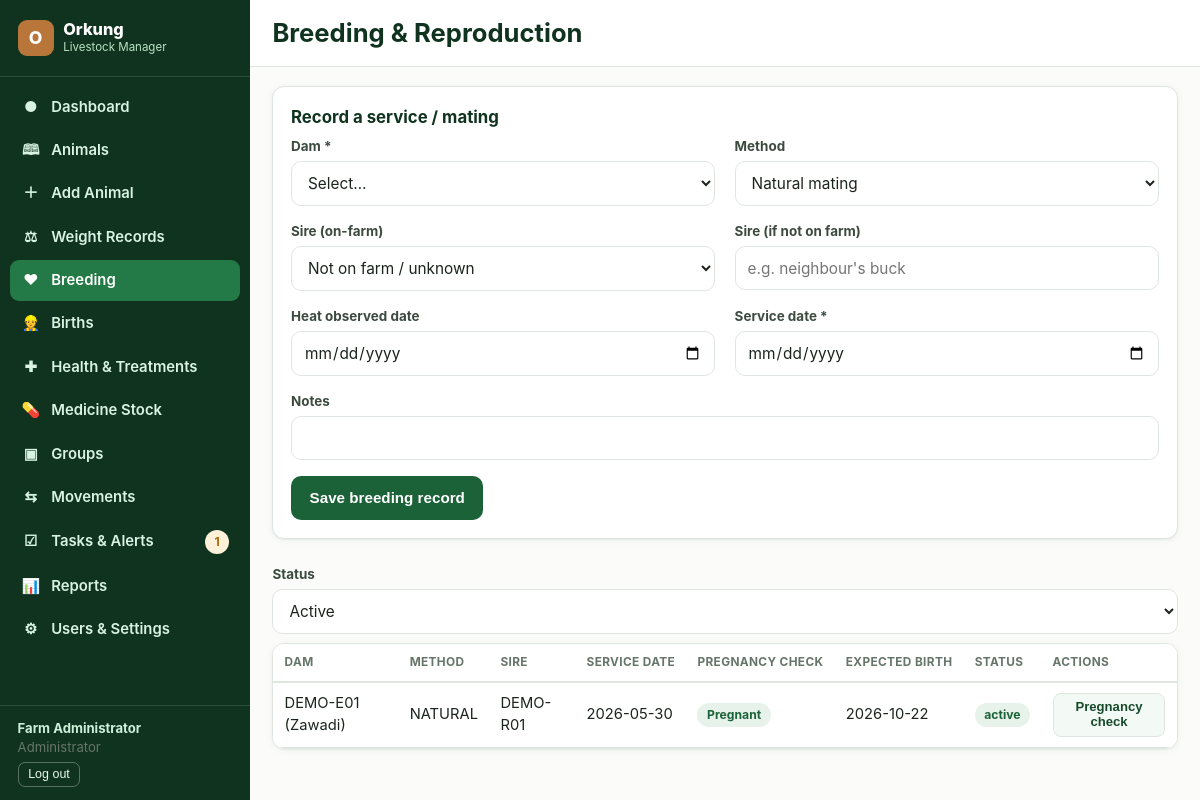
Screenshot of /breeding (signed in) with the database file from the repository.
### tables this page shows
CREATE TABLE users (
    id INTEGER PRIMARY KEY AUTOINCREMENT,
    username TEXT NOT NULL UNIQUE,
    password_hash TEXT NOT NULL,
    full_name TEXT NOT NULL,
    email TEXT,
    role TEXT NOT NULL CHECK(role IN ('admin','manager','worker','viewer','vet')),
    active INTEGER NOT NULL DEFAULT 1,
    created_at TEXT NOT NULL DEFAULT (datetime('now')),
    last_login TEXT
);

CREATE TABLE breeding_records (
    id INTEGER PRIMARY KEY AUTOINCREMENT,
    dam_id INTEGER NOT NULL REFERENCES animals(id),
    sire_id INTEGER REFERENCES animals(id),
    sire_freeform TEXT,                       -- if sire not on-farm/not in register
    method TEXT NOT NULL CHECK(method IN ('natural','ai')),
    heat_observed_date TEXT,
    service_date TEXT,
    pregnancy_check_date TEXT,
    pregnancy_result TEXT CHECK(pregnancy_result IN ('pending','pregnant','not_pregnant') ),
    expected_birth_date TEXT,
    status TEXT NOT NULL DEFAULT 'active' CHECK(status IN ('active','completed','lost','not_pregnant')),
    loss_date TEXT,
    loss_notes TEXT,
    notes TEXT,
    created_by INTEGER REFERENCES users(id),
    created_at TEXT NOT NULL DEFAULT (datetime('now')),
    updated_at TEXT NOT NULL DEFAULT (datetime('now'))
);

CREATE TABLE animals (
    id INTEGER PRIMARY KEY AUTOINCREMENT,
    record_no TEXT NOT NULL UNIQUE,          -- internal record number e.g. ORK-000123
    tag_id TEXT NOT NULL,                    -- ear tag / ID
    eid TEXT,                                -- electronic ID
    name TEXT,
    species_id INTEGER NOT NULL REFERENCES species(id),
    breed_id INTEGER REFERENCES breeds(id),
    sex TEXT NOT NULL CHECK(sex IN ('female','male')),
    dob TEXT,
    dob_estimated INTEGER NOT NULL DEFAULT 0,
    birth_type TEXT,                         -- single/twin/triplet/other
    birth_weight REAL,
    color_markings TEXT,
    sire_id INTEGER REFERENCES animals(id),
    dam_id INTEGER REFERENCES animals(id),
    current_group_id INTEGER REFERENCES groups_(id),
    current_site_id INTEGER REFERENCES sites(id),
    source TEXT NOT NULL DEFAULT 'born_on_farm' CHECK(source IN ('born_on_farm','purchased','transferred_in')),
    acquisition_date TEXT,
    supplier TEXT,
    reproductive_status TEXT NOT NULL DEFAULT 'not_breeding',
    status TEXT NOT NULL DEFAULT 'active' CHECK(status IN ('active','sold','transferred','slaughtered','missing','deceased')),
    status_date TEXT,
    status_notes TEXT,
    photo_path TEXT,
    notes TEXT,
    is_demo INTEGER NOT NULL DEFAULT 0,
    created_by INTEGER REFERENCES users(id),
    created_at TEXT NOT NULL DEFAULT (datetime('now')),
    updated_by INTEGER REFERENCES users(id),
    updated_at TEXT NOT NULL DEFAULT (datetime('now'))
);

### blueprints/breeding.py (the view)
@bp.route("")
@auth.login_required
def index():
    status = request.args.get("status", "active")
    where = ["1=1"]; args = []
    if status and status != "all":
        where.append("br.status=?"); args.append(status)
    rows = db.query(
        f"SELECT br.*, d.tag_id AS dam_tag, d.name AS dam_name, s.tag_id AS sire_tag "
        f"FROM breeding_records br JOIN animals d ON d.id=br.dam_id LEFT JOIN animals s ON s.id=br.sire_id "
        f"WHERE {' AND '.join(where)} ORDER BY br.service_date DESC", tuple(args))
    females = db.query("SELECT * FROM animals WHERE sex='female' AND status='active' ORDER BY tag_id")
    males = db.query("SELECT * FROM animals WHERE sex='male' AND status='active' ORDER BY tag_id")
    return render_template("breeding_index.html", rows=rows, females=females, males=males, status=status)

### auth.py (called while the page is built)
def load_logged_in_user():
    uid = session.get("user_id")
    if uid is None:
        g.user = None
    else:
        g.user = db.query("SELECT * FROM users WHERE id=? AND active=1", (uid,), one=True)
        if g.user is None:
            session.clear()

def login_required(view):
    @wraps(view)
    def wrapped(*args, **kwargs):
        if g.user is None:
            if request.path.startswith("/api/"):
                abort(401)
            return redirect(url_for("auth.login", next=request.path))
        return view(*args, **kwargs)
    return wrapped

def visible_sections(role):
    return NAV_SECTIONS.get(role, set())

### db.py (called while the page is built)
def get_db():
    if "db" not in g:
        g.db = sqlite3.connect(
            current_app.config["DATABASE"],
            detect_types=sqlite3.PARSE_DECLTYPES,
        )
        g.db.row_factory = sqlite3.Row
        g.db.execute("PRAGMA foreign_keys = ON")
    return g.db

def query(sql, args=(), one=False):
    cur = get_db().execute(sql, args)
    rows = cur.fetchall()
    cur.close()
    if one:
        return rows[0] if rows else None
    return rows

### templates/breeding_index.html (shortened to what this page needs)
{% extends "base.html" %}
{% block heading %}Breeding &amp; Reproduction{% endblock %}
{% block content %}
{% if current_user.role in ('admin','manager','worker') %}
<div class="card section">
  <h3>Record a service / mating</h3>
  <form method="post" action="{{ url_for('breeding.add') }}" class="form-grid" data-draft-key="breeding-new">
    <div class="field"><label>Dam *</label>
      <select name="dam_id" required><option value="">Select&hellip;</option>
      </select>
    </div>
    <div class="field"><label>Method</label>
      <select name="method"><option value="natural">Natural mating</option><option value="ai">Artificial insemination</option></select>
    </div>
    <div class="field"><label>Sire (on-farm)</label>
      <select name="sire_id"><option value="">Not on farm / unknown</option>
      </select>
    </div>
    <div class="field"><label>Sire (if not on farm)</label><input type="text" name="sire_freeform" placeholder="e.g. neighbour's buck"></div>
    <div class="field"><label>Heat observed date</label><input type="date" name="heat_observed_date"></div>
    <div class="field"><label>Service date *</label><input type="date" name="service_date" required></div>
    <div class="field" style="grid-column:1/-1;"><label>Notes</label><input type="text" name="notes"></div>
    <div><button class="btn" type="submit">Save breeding record</button></div>
  </form>
</div>
{% endif %}
<div class="toolbar" style="margin-bottom:.6rem;">
  <div class="field">
    <label>Status</label>
    <form method="get"><select name="status" onchange="this.form.submit()">
      <option value="active" {{ 'selected' if status=='active' }}>Active</option>
    </select></form>
  </div>
</div>
<div class="table-wrap">
<table class="data">
  <thead><tr><th>Dam</th><th>Method</th><th>Sire</th><th>Service date</th><th>Pregnancy check</th><th>Expected birth</th><th>Status</th>{% if current_user.role in ('admin','manager','worker') %}<th>Actions</th>{% endif %}</tr></thead>
  <tbody>
  {% for b in rows %}
  <tr>
    <td data-label="Dam">{{ b.dam_tag }}{% if b.dam_name %} ({{ b.dam_name }}){% endif %}</td>
    <td data-label="Method">{{ b.method|upper }}</td>
    <td data-label="Sire">{{ b.sire_tag or b.sire_freeform or '—' }}</td>
    <td data-label="Service date">{{ b.service_date }}</td>
    <td data-label="Pregnancy check">
      {% if b.pregnancy_result == 'pregnant' %}<span class="pill green">Pregnant</span>
      {% elif b.pregnancy_result == 'not_pregnant' %}<span class="pill gray">Not pregnant</span>
      {% else %}<span class="pill amber">Pending</span>{% endif %}
    </td>
    <td data-label="Expected birth">{{ b.expected_birth_date or '—' }}</td>
    <td data-label="Status"><span class="pill {{ 'green' if b.status=='active' else 'gray' }}">{{ b.status }}</span></td>
    {% if current_user.role in ('admin','manager','worker') %}
    <td data-label="Actions">
      {% if b.status == 'active' %}
      <button class="btn small subtle" type="button" onclick="document.getElementById('check-{{ b.id }}').classList.toggle('open')">Pregnancy check</button>
      {% endif %}
    </td>
    {% endif %}
  </tr>
  {% endfor %}
  </tbody>
</table>
</div>
{% endblock %}

### templates/base.html (shortened to what this page needs)
<!doctype html>
<html lang="en">
<head>
<link rel="stylesheet" href="{{ url_for('static', filename='css/style.css') }}">
</head>
<body>
{% macro navlinks() %}
  {% if 'dashboard' in nav %}<a href="{{ url_for('dashboard.index') }}" class="{{ 'active' if request.endpoint=='dashboard.index' }}"><span class="ic">&#9679;</span> Dashboard</a>{% endif %}
  {% if 'animals' in nav %}<a href="{{ url_for('animals.list_view') }}" class="{{ 'active' if request.endpoint and request.endpoint.startswith('animals.') and request.endpoint!='animals.add' }}"><span class="ic">&#128366;</span> Animals</a>{% endif %}
  {% if 'add_animal' in nav %}<a href="{{ url_for('animals.add') }}" class="{{ 'active' if request.endpoint=='animals.add' }}"><span class="ic">&#65291;</span> Add Animal</a>{% endif %}
  {% if 'weights' in nav %}<a href="{{ url_for('weights.index') }}" class="{{ 'active' if request.endpoint and request.endpoint.startswith('weights.') }}"><span class="ic">&#9878;</span> Weight Records</a>{% endif %}
  {% if 'breeding' in nav %}<a href="{{ url_for('breeding.index') }}" class="{{ 'active' if request.endpoint=='breeding.index' }}"><span class="ic">&#9829;</span> Breeding</a>{% endif %}
  {% if 'births' in nav %}<a href="{{ url_for('breeding.births') }}" class="{{ 'active' if request.endpoint=='breeding.births' }}"><span class="ic">&#128119;</span> Births</a>{% endif %}
  {% if 'health' in nav %}<a href="{{ url_for('health.index') }}" class="{{ 'active' if request.endpoint and request.endpoint.startswith('health.') }}"><span class="ic">&#10010;</span> Health &amp; Treatments</a>{% endif %}
  {% if 'health' in nav %}<a href="{{ url_for('stock.index') }}" class="{{ 'active' if request.endpoint and request.endpoint.startswith('stock.') }}"><span class="ic">&#128138;</span> Medicine Stock</a>{% endif %}
  {% if 'groups' in nav %}<a href="{{ url_for('groups.index') }}" class="{{ 'active' if request.endpoint=='groups.index' }}"><span class="ic">&#9635;</span> Groups</a>{% endif %}
  {% if 'movements' in nav %}<a href="{{ url_for('groups.movements') }}" class="{{ 'active' if request.endpoint=='groups.movements' }}"><span class="ic">&#8646;</span> Movements</a>{% endif %}
  {% if 'tasks' in nav %}<a href="{{ url_for('tasks.index') }}" class="{{ 'active' if request.endpoint and request.endpoint.startswith('tasks.') }}"><span class="ic">&#9745;</span> Tasks &amp; Alerts {% if pending_tasks %}<span class="pill amber" style="margin-left:auto">{{ pending_tasks }}</span>{% endif %}</a>{% endif %}
  {% if 'reports' in nav %}<a href="{{ url_for('reports.index') }}" class="{{ 'active' if request.endpoint and request.endpoint.startswith('reports.') }}"><span class="ic">&#128202;</span> Reports</a>{% endif %}
  {% if 'admin' in nav %}<a href="{{ url_for('admin.users') }}" class="{{ 'active' if request.endpoint and request.endpoint.startswith('admin.') }}"><span class="ic">&#9881;</span> Users &amp; Settings</a>{% endif %}
{% endmacro %}
{% if current_user %}
<div class="app-shell">
  <aside class="sidebar" id="desktopSidebar">
    <div class="brand"><div class="mark">O</div><div><div class="name">Orkung</div><div class="tag">Livestock Manager</div></div></div>
    <nav>{{ navlinks() }}</nav>
    <div class="footer-user">
      <div><strong>{{ current_user.full_name }}</strong></div>
      <div class="muted">{{ role_labels[current_user.role] }}</div>
      <form method="post" action="{{ url_for('auth.logout') }}"><button type="submit">Log out</button></form>
    </div>
  </aside>
  <div class="main">
    <div class="topbar">
      <h1>{% block heading %}{% endblock %}</h1>
    </div>
    <div class="content">
      {% block content %}{% endblock %}
    </div>
  </div>
</div>
{% else %}
  {% block guest_content %}{% endblock %}
{% endif %}
</body>
</html>

### rows the page displays
users: full_name "Farm Administrator", role "Administrator"
breeding_records: dam_tag "DEMO-E01", dam_name "Zawadi", method "NATURAL", tag_id "DEMO-R01", service_date "2026-05-30", pregnancy_result "Pregnant", expected_birth_date "2026-10-22", status "active"

### other values shown
{{ pending_tasks }} "1"
